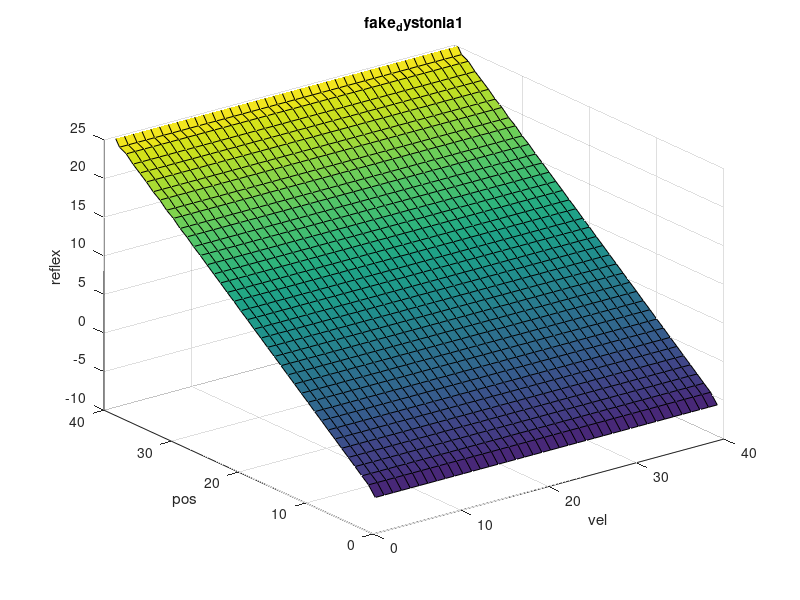

Reproduce this figure in MATLAB. (Note: this script raises an error after producing the figure.)
%% generate hypothetical lut for spasticity 40x40

%% create a lookup table to export to robot. 
xinv = 0.001;% interval 
vinv = 0.001;
x = 0.3:xinv:2.3-xinv;  %2000 points
v = -5.0:vinv:5.0-vinv; % 10000 points

rowlen = 40;  % row length of table. higher = good resolution 3d map. 

rs_x = resample(x', 1, 2000/rowlen); %  points in lut
rs_v = resample(v', 1, 10000/rowlen); % points in lut

fake_lut=zeros(rowlen,rowlen);


%% Dystonia 

posSlope = 7.0;
posOffset = -5.0;
pos_reflex_dyst = @(x) posOffset + posSlope*(x)
for i=1:length(rs_x),
    for j=1:length(rs_v),
%       fake_lut(i,j)= -0.4 + 4*rs_x(i) + 0.4*rs_v(j) ;  % formula: f(x) = -0.3 + 3.0*x(i)  ; 3.0 is slope
      fake_lut(i,j)= pos_reflex_dyst(rs_x(i)) ;  % formula: f(x) = -0.3 + 3.0*x(i)  ; 3.0 is slope
    end
end


figure;
%% smoothing interpolation to reduce instability in robot. 
fname = 'fake_dystonia1';   %use ctp gain 1.5 (2.0: a bit unstable)

% diff_load_lut_interp = interp2(diff_load_lut,2, 'cubic'); % interp spline to smooth out the surface (prevent jerky movement) 
h = 1/10*ones(5,5);
fake_lut_filtered = filter2(h,fake_lut, 'valid');


surf( fake_lut_filtered);
title(fname);
xlabel('vel')
ylabel('pos')
zlabel('reflex')
zlim([-10 25])
caxis([-10, 25])

%% resample smooth curve to low res to export to C lookup table. 
fake_lut_filtered_resampled = imresize(fake_lut_filtered,[rowlen rowlen]);
% surf( diff_load_lut_interp_resampled);

surf( fake_lut_filtered_resampled);
title(fname);
xlabel('vel')
ylabel('pos')
zlabel('reflex')
zlim([-10 25])
caxis([-10, 25])



mypath = 'lut_table/';
A = [fname, '_lut_table.txt'];    % trajectory recording phase
csvwrite(fullfile(mypath, A) ,fake_lut_filtered_resampled); % save selected variables

